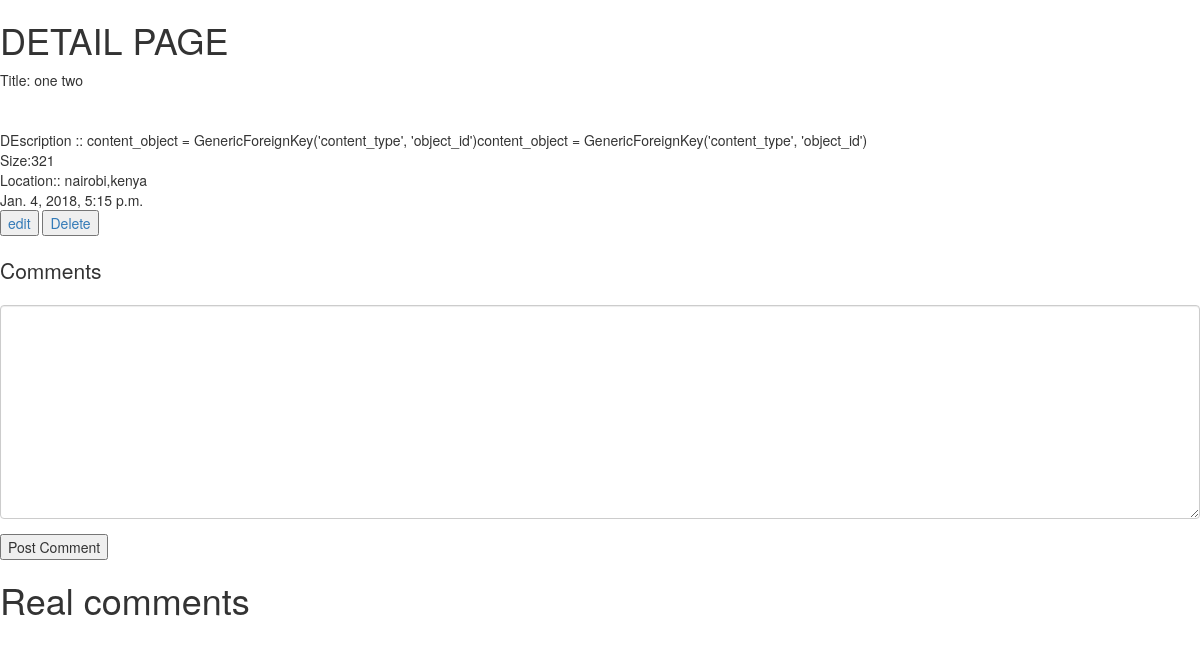
The page /one-two/ (signed in) on the database its author committed.
### Main/models.py (models this page shows, shortened)
class Post(models.Model):
    owner =  models.ForeignKey(User, on_delete=models.CASCADE)
    title = models.CharField(max_length=200)
    slug      =      models.SlugField(unique=True,blank=True, null=True)
    image = models.ImageField(upload_to=upload_location)
    image_2 = models.ImageField(upload_to=upload_location)
    image_3 = models.ImageField(upload_to=upload_location,blank=True, null=True)
    description = models.TextField()
    size_of_land = models.CharField(max_length=150)
    location_details = models.CharField(max_length=300)
    price = models.CharField(max_length=150)
    features = models.TextField()
    updated = models.DateTimeField(auto_now=True, auto_now_add=False)
    timestamp = models.DateTimeField(auto_now=False, auto_now_add=True)
    def get_edit_url(self):
        return reverse("Main:edit_post",kwargs={"slug":self.slug})
    def get_delete_url(self):
        return reverse("Main:delete", kwargs={"slug":self.slug})
    class Meta:
        ordering = ["-timestamp", "-updated"]
    @property
    def comments(self):
        instance = self
        qs = Comment.objects.filter_by_instance(instance)
        return qs
    @property
    def get_content_type(self):
        instance = self
        content_type = ContentType.objects.get_for_model(instance.__class__)
        return content_type

### Main/views.py (the view, shortened to what this page needs)
# urls.py: url(r'^(?P<slug>[\w-]+)/$', post_detail, name='post_detail'),
def post_detail(request,slug=None):#   showing details
    instance = get_object_or_404(Post, slug=slug)
    initial_data = {
        "content_type":instance.get_content_type,
        "object_id":instance.id
    }
    form = CommentForm(request.POST or None, initial=initial_data)
    comments = instance.comments#Comment.objects.filter_by_instance(instance)
    context = {
        "instance": instance,
        "comments":comments,
        "comment_form":form,
    }
    template_name = 'Main/detail.html'
    return render(request,template_name, context)

### Comments/forms.py
class CommentForm(forms.Form):
    content_type = forms.CharField(widget=forms.HiddenInput)
    object_id = forms.IntegerField(widget=forms.HiddenInput)
    content = forms.CharField(label='',widget=forms.Textarea)

### Comments/models.py (called while the page is built)
    def filter_by_instance(self,instance):
        content_type = ContentType.objects.get_for_model(instance.__class__)# instance.__class__ a way to get python's class
        obj_id = instance.id
        qs = super(CommentManager,self).filter(content_type=content_type,object_id=obj_id).filter(parent=None)
        return qs

### Main/templates/Main/detail.html (shortened to what this page needs)
{% load crispy_forms_tags %}
<!DOCTYPE html>
<html lang="en">
<head>
<link rel="stylesheet" href="https://maxcdn.bootstrapcdn.com/bootstrap/3.3.7/css/bootstrap.min.css">
<link rel="stylesheet" href="https://maxcdn.bootstrapcdn.com/bootstrap/3.3.7/css/bootstrap-theme.min.css">
</head>
<body>
    <div>
            <h1>DETAIL PAGE</h1>
           Title:
            {{instance.title}} <br>
          <br>
            {{instance.location}} <br>
           DEscription :: {{instance.description}} <br>
            Size:{{instance.size_of_land}} <br>
          Location::  {{instance.location_details}} <br>
            {{instance.timestamp}}
    </div>
    {% if not request.user.is_staff or not request.user.is_superuser %}
       <p>hi there yo cannot delete</p>
       {% else %}
       <div>
           <a href="{{instance.get_edit_url }}"><button type="button">edit</button></a>
           <a href="{{instance.get_delete_url }}"><button type="button">Delete</button></a>
        </div>
    {% endif %}
<div>
   <h1> <p class="lead">Comments</p> </h1>
  <form action="" method="POST"> {% csrf_token %}
        {{comment_form|crispy }}
        <input type="submit" value="Post Comment">
  </form>
  <h1> Real comments</h1>
</div>
</body>
</html>

### rows shown on the page
Post: title "one two", description "content_object = GenericForeignKey('content_type', 'object_id')content_object = GenericForeignKey('content_type', 'object_id')", size_of_land "321", location_details "nairobi,kenya", timestamp "Jan. 4, 2018, 5:15 p.m."
